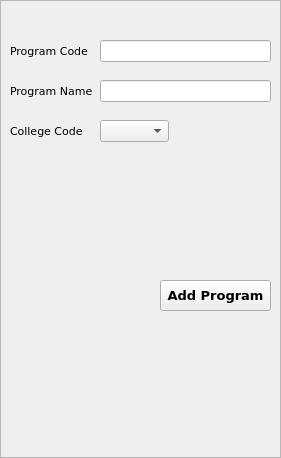
   <widget class="QFrame" name="frame_7">
    <property name="geometry">
     <rect>
      <x>160</x>
      <y>690</y>
      <width>281</width>
      <height>458</height>
     </rect>
    </property>
    <property name="sizePolicy">
     <sizepolicy hsizetype="Preferred" vsizetype="Preferred">
      <horstretch>2</horstretch>
      <verstretch>0</verstretch>
     </sizepolicy>
    </property>
    <property name="frameShape">
     <enum>QFrame::StyledPanel</enum>
    </property>
    <property name="frameShadow">
     <enum>QFrame::Raised</enum>
    </property>
    <widget class="QComboBox" name="comboBox_18">
     <property name="geometry">
      <rect>
       <x>100</x>
       <y>120</y>
       <width>69</width>
       <height>22</height>
      </rect>
     </property>
    </widget>
    <widget class="QLineEdit" name="lineEdit_13">
     <property name="geometry">
      <rect>
       <x>100</x>
       <y>80</y>
       <width>171</width>
       <height>22</height>
      </rect>
     </property>
    </widget>
    <widget class="QLineEdit" name="lineEdit_25">
     <property name="geometry">
      <rect>
       <x>100</x>
       <y>40</y>
       <width>171</width>
       <height>22</height>
      </rect>
     </property>
    </widget>
    <widget class="QLabel" name="label_14">
     <property name="geometry">
      <rect>
       <x>10</x>
       <y>40</y>
       <width>81</width>
       <height>21</height>
      </rect>
     </property>
     <property name="font">
      <font>
       <family>Verdana</family>
       <pointsize>8</pointsize>
      </font>
     </property>
     <property name="text">
      <string>Program Code</string>
     </property>
    </widget>
    <widget class="QLabel" name="label_16">
     <property name="geometry">
      <rect>
       <x>10</x>
       <y>80</y>
       <width>91</width>
       <height>21</height>
      </rect>
     </property>
     <property name="font">
      <font>
       <family>Verdana</family>
       <pointsize>8</pointsize>
      </font>
     </property>
     <property name="text">
      <string>Program Name</string>
     </property>
    </widget>
    <widget class="QLabel" name="label_22">
     <property name="geometry">
      <rect>
       <x>10</x>
       <y>120</y>
       <width>81</width>
       <height>21</height>
      </rect>
     </property>
     <property name="font">
      <font>
       <family>Verdana</family>
       <pointsize>8</pointsize>
      </font>
     </property>
     <property name="text">
      <string>College Code</string>
     </property>
    </widget>
    <widget class="QPushButton" name="addStudentButton_9">
     <property name="geometry">
      <rect>
       <x>160</x>
       <y>280</y>
       <width>111</width>
       <height>31</height>
      </rect>
     </property>
     <property name="font">
      <font>
       <family>Verdana</family>
       <pointsize>10</pointsize>
       <bold>true</bold>
      </font>
     </property>
     <property name="text">
      <string>Add Program</string>
     </property>
    </widget>
   </widget>
